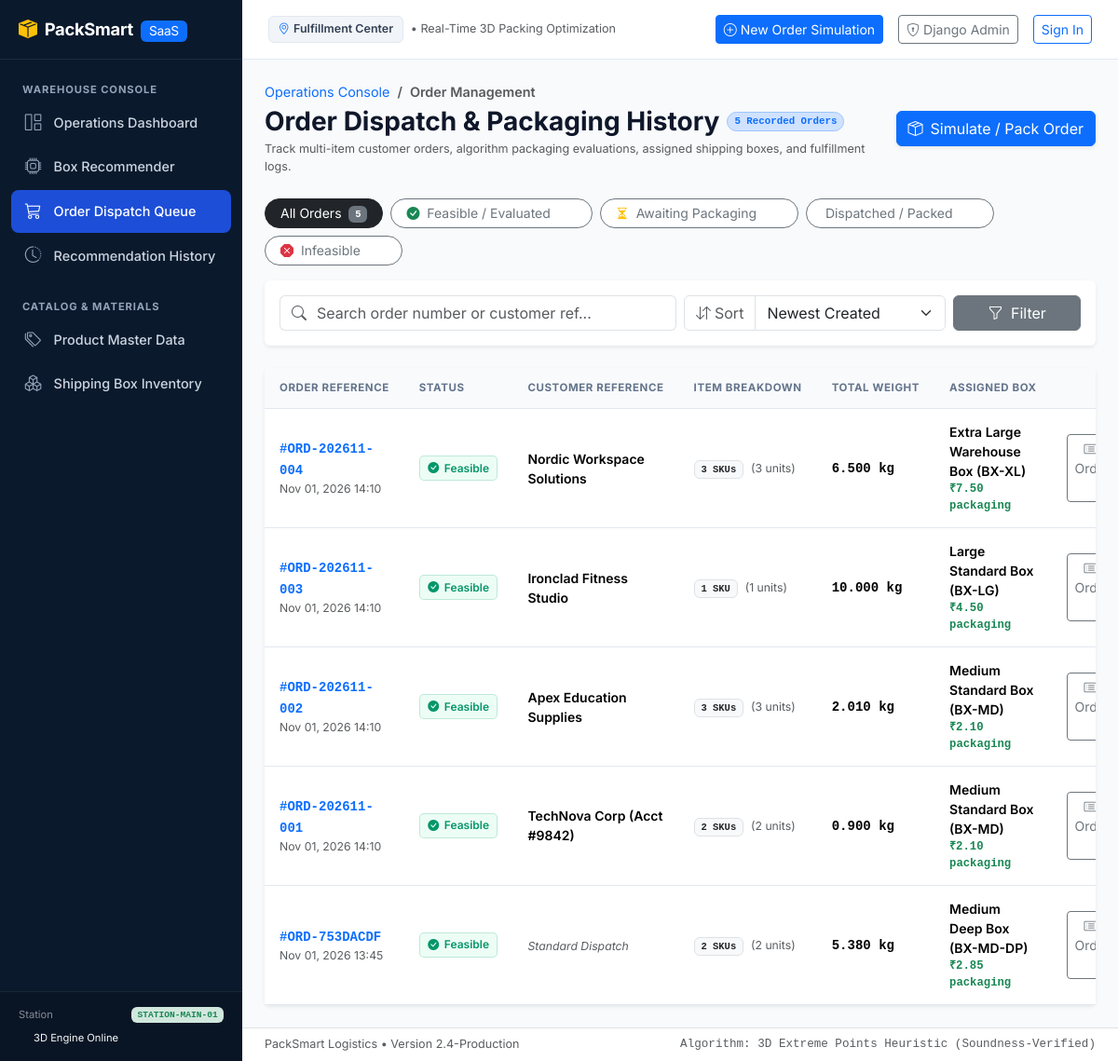
/orders/, run on an earlier commit of the app's database.
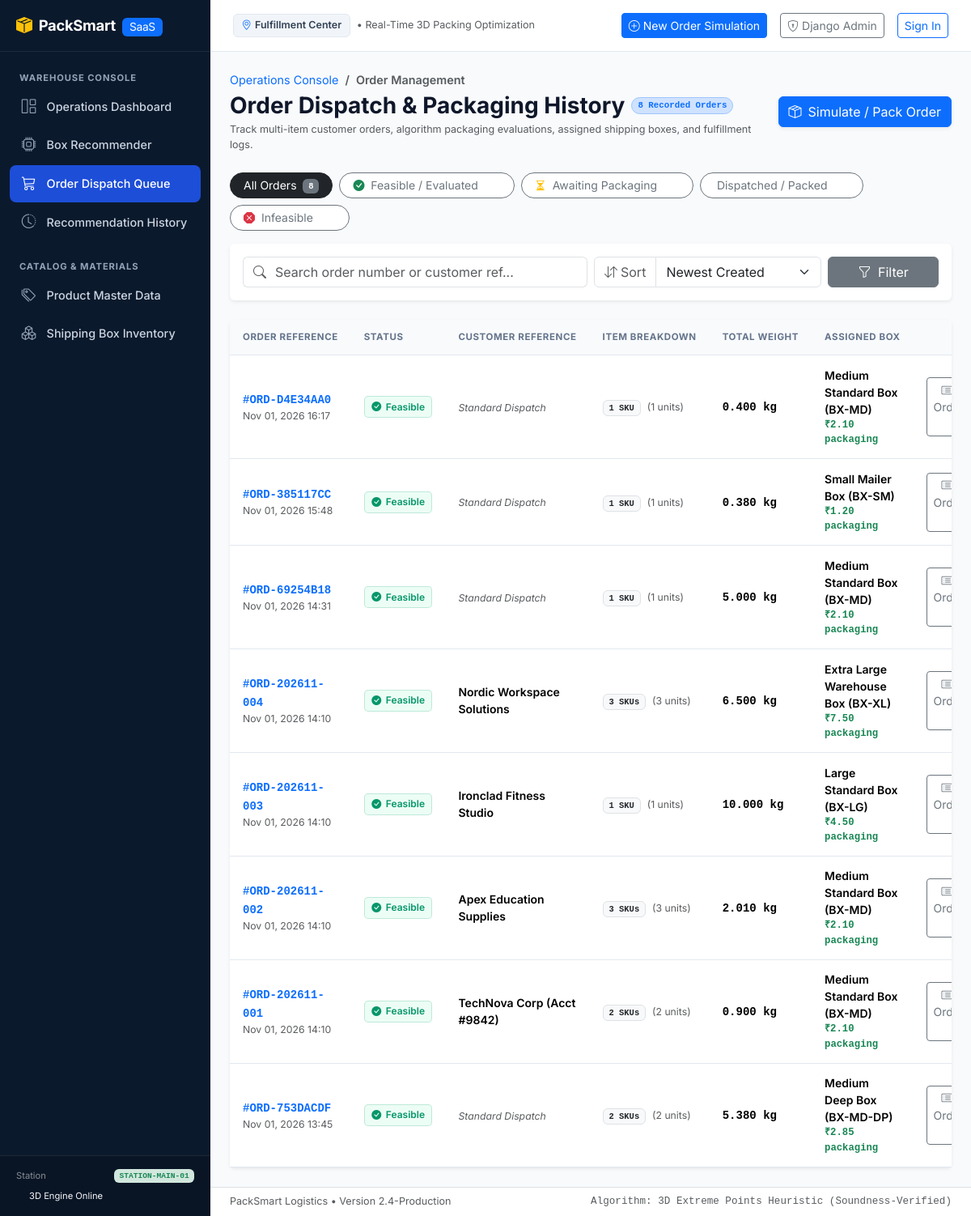
And on a later commit of the database.
### apps/orders/models.py (models this page shows, shortened)
class Order(models.Model):
    class Status(models.TextChoices):
        DRAFT = "DRAFT", "Draft"
        EVALUATED = "EVALUATED", "Evaluated / Box Assigned"
        PACKED = "PACKED", "Packed & Dispatched"
        FAILED = "FAILED", "Packing Infeasible"
    order_number = models.CharField(
        max_length=64,
        unique=True,
        db_index=True,
        help_text="Unique warehouse order identifier (e.g. ORD-20261101-ABCD).",
    )
    customer_reference = models.CharField(
        max_length=128,
        blank=True,
        default="",
        help_text="Customer name, account code, or external ERP reference.",
    )
    status = models.CharField(
        max_length=20,
        choices=Status.choices,
        default=Status.DRAFT,
        db_index=True,
        help_text="Current fulfillment lifecycle status.",
    )
    selected_box = models.ForeignKey(
        Box,
        null=True,
        blank=True,
        on_delete=models.SET_NULL,
        related_name="orders",
        help_text="Assigned lowest-cost feasible box determined by the packing service.",
    )
    total_weight = models.DecimalField(
        max_digits=10,
        decimal_places=3,
        default=Decimal("0.000"),
        help_text="Calculated total order weight in kg.",
    )
    total_volume = models.DecimalField(
        max_digits=14,
        decimal_places=2,
        default=Decimal("0.00"),
        help_text="Calculated total item volume in cm³.",
    )
    packaging_cost = models.DecimalField(
        max_digits=10,
        decimal_places=2,
        null=True,
        blank=True,
        help_text="Packaging cost of the selected box.",
    )
    notes = models.TextField(
        blank=True,
        help_text="Optional internal warehouse packaging instructions or notes.",
    )
    created_at = models.DateTimeField(
        auto_now_add=True,
        db_index=True,
        help_text="Timestamp when the order was created.",
    )
    updated_at = models.DateTimeField(
        auto_now=True,
        help_text="Timestamp when the order status or assignment was updated.",
    )
    class Meta:
        ordering = ["-created_at"]
        verbose_name = "Order"
        verbose_name_plural = "Orders"
        indexes = [
            models.Index(fields=["order_number"], name="idx_order_number"),
            models.Index(fields=["status", "created_at"], name="idx_order_status_created"),
        ]
    @property
    def total_order_weight(self) -> Decimal:
        return self.total_weight

### apps/catalog/models.py (models this page shows, shortened)
class Box(models.Model):
    name = models.CharField(
        max_length=100,
        unique=True,
        help_text="Descriptive shipping container code (e.g. Standard Medium Box, BX-MD).",
    )
    internal_length = models.DecimalField(
        max_digits=8,
        decimal_places=2,
        validators=[MinValueValidator(Decimal('0.01'))],
        help_text="Internal clearance length in centimeters (cm). Must be > 0.",
    )
    internal_width = models.DecimalField(
        max_digits=8,
        decimal_places=2,
        validators=[MinValueValidator(Decimal('0.01'))],
        help_text="Internal clearance width in centimeters (cm). Must be > 0.",
    )
    internal_height = models.DecimalField(
        max_digits=8,
        decimal_places=2,
        validators=[MinValueValidator(Decimal('0.01'))],
        help_text="Internal clearance height in centimeters (cm). Must be > 0.",
    )
    max_weight_capacity = models.DecimalField(
        max_digits=8,
        decimal_places=3,
        validators=[MinValueValidator(Decimal('0.001'))],
        help_text="Maximum gross payload capacity in kilograms (kg). Must be > 0.",
    )
    packaging_cost = models.DecimalField(
        max_digits=10,
        decimal_places=2,
        validators=[MinValueValidator(Decimal('0.00'))],
        help_text="Procurement or unit cost of the packaging material (₹). Must be >= 0.",
    )
    is_active = models.BooleanField(
        default=True,
        db_index=True,
        help_text="Controls whether this box is considered during packing optimization.",
    )
    created_at = models.DateTimeField(
        auto_now_add=True,
        help_text="Timestamp when the box specification was added.",
    )
    updated_at = models.DateTimeField(
        auto_now=True,
        help_text="Timestamp when the box specification was last modified.",
    )
    class Meta:
        ordering = ["packaging_cost", "name"]
        verbose_name = "Shipping Box"
        verbose_name_plural = "Shipping Boxes"
        indexes = [
            models.Index(
                fields=["is_active", "packaging_cost"],
                name="idx_box_active_cost",
            ),
        ]
        constraints = [
            models.CheckConstraint(
                condition=models.Q(internal_length__gt=Decimal('0.00')),
                name="chk_box_length_positive",
            ),
            models.CheckConstraint(
                condition=models.Q(internal_width__gt=Decimal('0.00')),
                name="chk_box_width_positive",
            ),
            models.CheckConstraint(
                condition=models.Q(internal_height__gt=Decimal('0.00')),
                name="chk_box_height_positive",
            ),
            models.CheckConstraint(
                condition=models.Q(max_weight_capacity__gt=Decimal('0.000')),
                name="chk_box_max_weight_positive",
            ),
            models.CheckConstraint(
                condition=models.Q(packaging_cost__gte=Decimal('0.00')),
                name="chk_box_cost_non_negative",
            ),
        ]

### apps/orders/views.py (the view)
# urls.py: path('orders/', views.OrderListView.as_view(), name='order_list'),
class OrderListView(ListView):
    model = Order
    template_name = 'orders/order_list.html'
    context_object_name = 'orders'
    paginate_by = 15
    def get_queryset(self):
        qs = (
            Order.objects.select_related('selected_box', 'packing_result')
            .prefetch_related('items__product')
        )
        query = self.request.GET.get('q', '').strip()
        status_filter = self.request.GET.get('status', 'all')
        sort = self.request.GET.get('sort', 'newest')
        if query:
            qs = qs.filter(
                Q(order_number__icontains=query) |
                Q(customer_reference__icontains=query)
            )
        if status_filter in [s.value for s in Order.Status]:
            qs = qs.filter(status=status_filter)
        sort_mapping = {
            'newest': '-created_at',
            'oldest': 'created_at',
            'number': 'order_number',
            'weight': '-total_order_weight',
            'cost': '-packaging_cost',
        }
        return qs.order_by(sort_mapping.get(sort, '-created_at'))
    def get_context_data(self, **kwargs):
        context = super().get_context_data(**kwargs)
        context['search_query'] = self.request.GET.get('q', '').strip()
        context['current_status'] = self.request.GET.get('status', 'all')
        context['current_sort'] = self.request.GET.get('sort', 'newest')
        order_counts = Order.objects.aggregate(
            total=Count('id'),
            draft=Count('id', filter=Q(status=Order.Status.DRAFT)),
            evaluated=Count('id', filter=Q(status=Order.Status.EVALUATED)),
            packed=Count('id', filter=Q(status=Order.Status.PACKED)),
            failed=Count('id', filter=Q(status=Order.Status.FAILED)),
        )
        context['count_all'] = order_counts['total']
        context['count_draft'] = order_counts['draft']
        context['count_evaluated'] = order_counts['evaluated']
        context['count_packed'] = order_counts['packed']
        context['count_failed'] = order_counts['failed']
        return context

### templates/orders/order_list.html (shortened to what the changed rows need)
{% extends "base.html" %}
{% block content %}
<div class="row align-items-center mb-4">
    <div class="col">
        <div class="d-flex align-items-center gap-2">
            <h1 class="h3 fw-bold mb-0 text-slate-900">Order Dispatch & Packaging History</h1>
            <span class="badge bg-primary-subtle text-primary border border-primary-subtle rounded-pill px-2.5 py-1 font-mono">
                {{ paginator.count }} Recorded Order{{ paginator.count|pluralize }}
            </span>
        </div>
    </div>
</div>
<div class="d-flex flex-wrap gap-2 mb-3">
    <a href="{% url 'orders:order_list' %}?status=all{% if search_query %}&q={{ search_query }}{% endif %}{% if current_sort %}&sort={{ current_sort }}{% endif %}"
       class="btn btn-sm {% if current_status == 'all' %}btn-dark{% else %}btn-outline-secondary bg-white text-slate-700{% endif %} rounded-pill px-3">
        All Orders <span class="badge {% if current_status == 'all' %}bg-secondary text-white{% else %}bg-slate-100 text-slate-700{% endif %} ms-1 font-mono">{{ count_all }}</span>
    </a>
</div>
<div class="card border-0 shadow-sm">
    <div class="table-responsive">
        <table class="table table-enterprise align-middle mb-0">
            <thead>
                <tr>
                    <th scope="col" style="width: 16%;">Order Reference</th>
                    <th scope="col" style="width: 14%;">Status</th>
                    <th scope="col" style="width: 18%;">Customer Reference</th>
                    <th scope="col" style="width: 16%;">Item Breakdown</th>
                    <th scope="col" style="width: 10%;">Total Weight</th>
                    <th scope="col" style="width: 14%;">Assigned Box</th>
                    <th scope="col" style="width: 12%;" class="text-end">Actions</th>
                </tr>
            </thead>
            <tbody>
                {% for order in orders %}
                <tr>
                    <td>
                        <a href="{% url 'orders:order_detail' order.order_number %}" class="font-mono fw-bold text-primary text-decoration-none">
                            #{{ order.order_number }}
                        </a>
                        <div class="text-muted small">{{ order.created_at|date:"M d, Y H:i" }}</div>
                    </td>
                    <td>
                        {% if order.status == 'EVALUATED' %}
                            <span class="badge-status badge-status-evaluated">
                                <i class="bi bi-check-circle-fill"></i> Feasible
                            </span>
                        {% elif order.status == 'PACKED' %}
                            <span class="badge-status badge-status-packed">
                                <i class="bi bi-box-check-fill"></i> Dispatched
                            </span>
                        {% elif order.status == 'FAILED' %}
                            <span class="badge-status badge-status-failed">
                                <i class="bi bi-x-octagon-fill"></i> Infeasible
                            </span>
                        {% else %}
                            <span class="badge-status badge-status-draft">
                                <i class="bi bi-hourglass-split"></i> Awaiting
                            </span>
                        {% endif %}
                    </td>
                    <td>
                        {% if order.customer_reference %}
                            <span class="fw-semibold text-slate-800">{{ order.customer_reference }}</span>
                        {% else %}
                            <span class="text-muted small fst-italic">Standard Dispatch</span>
                        {% endif %}
                    </td>
                    <td>
                        <span class="badge bg-light text-dark border font-mono">
                            {{ order.items.count }} SKU{{ order.items.count|pluralize }}
                        </span>
                        <span class="text-muted small ms-1">
                            ({{ order.total_units|default:order.items.count }} units)
                        </span>
                    </td>
                    <td>
                        <span class="font-mono fw-semibold text-slate-800">
                            {{ order.total_order_weight|default:order.total_weight }} kg
                        </span>
                    </td>
                    <td>
                        {% if order.selected_box %}
                            <div class="fw-semibold text-slate-900">{{ order.selected_box.name }}</div>
                            <div class="text-success small fw-bold font-mono">
                                ₹{{ order.packaging_cost }} packaging
                            </div>
                        {% elif order.status == 'FAILED' %}
                            <span class="text-danger small fw-semibold">
                                <i class="bi bi-exclamation-circle me-1"></i> No Feasible Box
                            </span>
                        {% else %}
                            <span class="text-muted small fst-italic">Pending Evaluation</span>
                        {% endif %}
                    </td>
                    <td class="text-end">
                        <div class="btn-group btn-group-sm">
                            <a href="{% url 'orders:order_detail' order.order_number %}" class="btn btn-outline-secondary" title="View Order Manifest">
                                <i class="bi bi-card-list me-1"></i> Order
                            </a>
                        </div>
                    </td>
                </tr>
                {% endfor %}
            </tbody>
        </table>
    </div>
</div>
{% endblock %}

What changed in the data, as far as the page shows it:
added Order: order_number "ORD-D4E34AA0", created_at "Nov 01, 2026 16:17", status "EVALUATED" (drawn), customer_reference "Standard Dispatch", items.count "1", total_units "1", total_order_weight "0.400", selected_box.name "Medium Standard Box (BX-MD)", packaging_cost "2.10"
added Order: order_number "ORD-385117CC", created_at "Nov 01, 2026 15:48", status "EVALUATED" (drawn), customer_reference "Standard Dispatch", items.count "1", total_units "1", total_order_weight "0.380", selected_box.name "Small Mailer Box (BX-SM)", packaging_cost "1.20"
added Order: order_number "ORD-69254B18", created_at "Nov 01, 2026 14:31", status "EVALUATED" (drawn), customer_reference "Standard Dispatch", items.count "1", total_units "1", total_order_weight "5.000", selected_box.name "Medium Standard Box (BX-MD)", packaging_cost "2.10"
Also different on the page:
{{ paginator.count }}: "5" → "8"
{{ count_all }}: "5" → "8"
